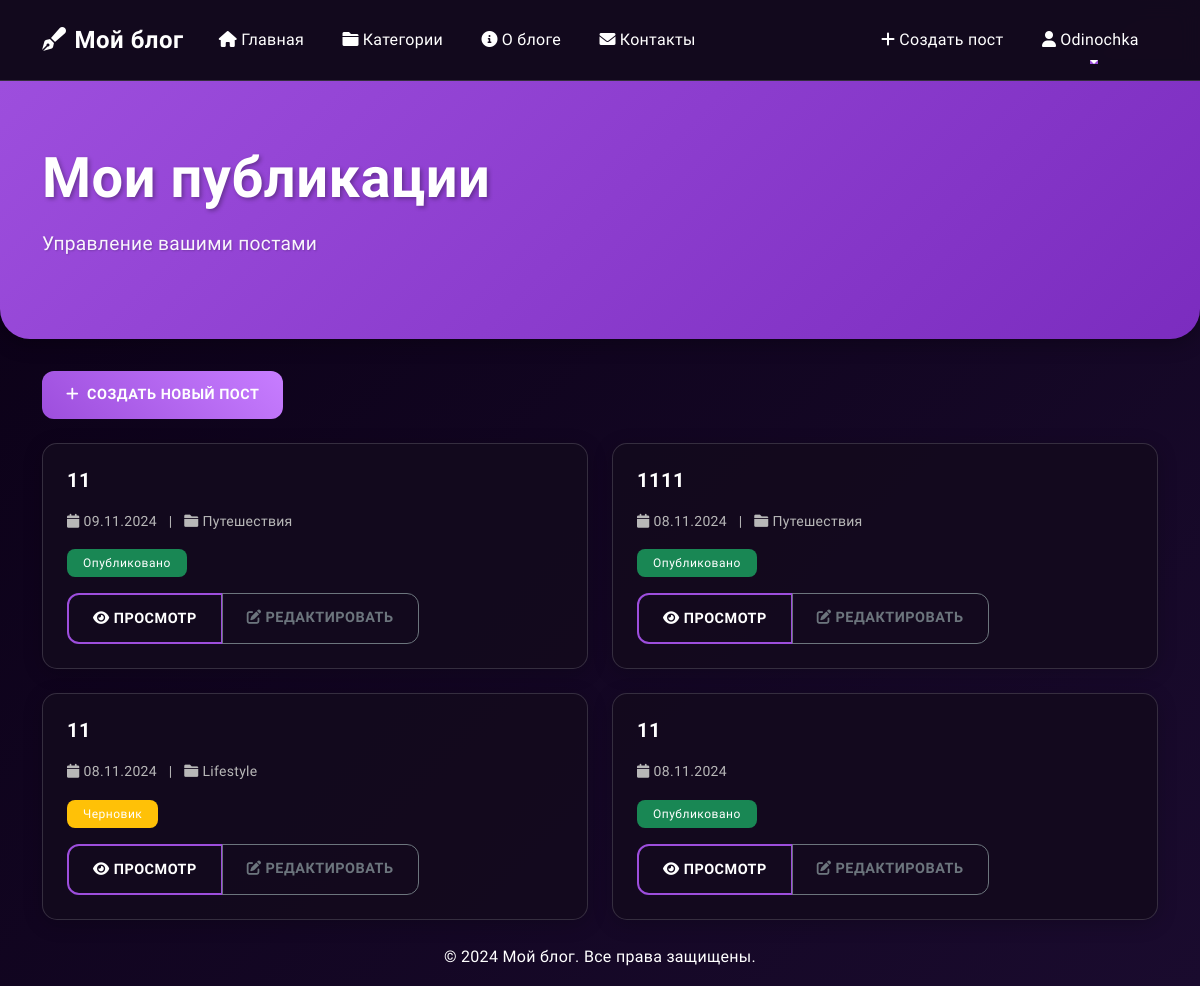
Before: /my-posts/ (signed in) with the older database file.
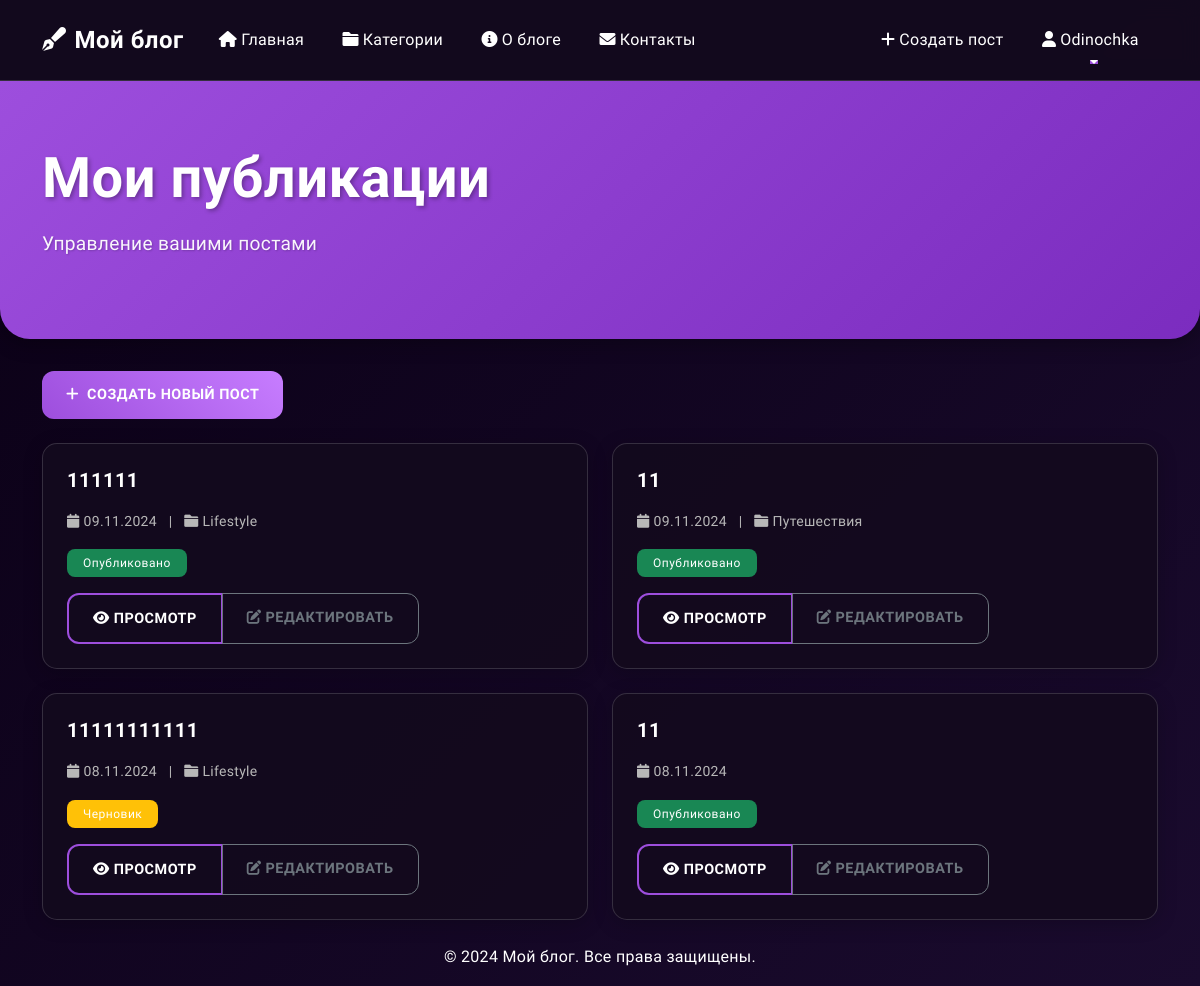
After: the same page with the newer database file.
### blog/models.py (models this page shows, shortened)
class Post(models.Model):
    title = models.CharField(max_length=200, verbose_name="Заголовок")
    content = RichTextField(verbose_name="Содержание")
    author = models.ForeignKey(User, on_delete=models.CASCADE, related_name='posts')
    category = models.ForeignKey(Category, on_delete=models.SET_NULL, null=True, related_name='posts')
    created_at = models.DateTimeField(auto_now_add=True)
    updated_at = models.DateTimeField(auto_now=True)
    is_published = models.BooleanField(default=False)
    thumbnail = models.ImageField(upload_to='post_thumbnails/', null=True, blank=True, verbose_name="Обложка поста")
    attachments = models.ManyToManyField('PostAttachment', blank=True, related_name='posts')
    views_count = models.PositiveIntegerField(default=0)
    is_locked = models.BooleanField(default=False, verbose_name="Заблокирован")
    class Meta:
        ordering = ['-created_at']
        verbose_name = "Пост"
        verbose_name_plural = "Посты"

class Category(models.Model):
    name = models.CharField(max_length=100, verbose_name="Название")
    slug = models.SlugField(unique=True, blank=True)
    description = models.TextField(verbose_name="Описание")
    icon = models.CharField(max_length=50, default="fa-folder")
    class Meta:
        verbose_name = "Категория"
        verbose_name_plural = "Категории"

### blog/views.py (the view)
# urls.py: path('my-posts/', views.my_posts, name='my_posts'),
@login_required
def my_posts(request):
    posts = Post.objects.filter(author=request.user)
    return render(request, 'blog/my_posts.html', {'posts': posts})

### blog/templates/blog/my_posts.html (shortened to what this page needs)
{% extends 'base.html' %}
{% block content %}
<div class="hero-section">
    <div class="container">
        <h1 class="display-4">Мои публикации</h1>
        <p class="lead">Управление вашими постами</p>
    </div>
</div>
<div class="container">
    <div class="mb-4">
        <a href="{% url 'blog:create_post' %}" class="btn btn-primary">
            <i class="fas fa-plus me-2"></i>Создать новый пост
        </a>
    </div>
    <div class="row">
        {% for post in posts %}
        <div class="col-md-6 mb-4">
            <div class="card h-100">
                <div class="card-body">
                    <h5 class="card-title">{{ post.title }}</h5>
                    <p class="card-text text-muted">
                        <small>
                            <i class="fas fa-calendar me-1"></i>{{ post.created_at|date:"d.m.Y" }}
                            {% if post.category %}
                            <span class="mx-2">|</span>
                            <i class="fas fa-folder me-1"></i>{{ post.category.name }}
                            {% endif %}
                        </small>
                    </p>
                    <p class="card-text">
                        <span class="badge {% if post.is_published %}bg-success{% else %}bg-warning{% endif %}">
                            {% if post.is_published %}Опубликовано{% else %}Черновик{% endif %}
                        </span>
                    </p>
                    <div class="btn-group">
                        <a href="{% url 'blog:post_detail' pk=post.pk %}" class="btn btn-outline-primary">
                            <i class="fas fa-eye me-1"></i>Просмотр
                        </a>
                        <a href="{% url 'blog:edit_post' pk=post.pk %}" class="btn btn-outline-secondary">
                            <i class="fas fa-edit me-1"></i>Редактировать
                        </a>
                    </div>
                </div>
            </div>
        </div>
        {% endfor %}
    </div>
</div>
{% endblock %}

Changed rows visible on the page:
removed Post: title "1111", created_at "08.11.2024", category.name "Путешествия", is_published "Опубликовано"
added Post: title "111111", created_at "09.11.2024", category.name "Lifestyle", is_published "Опубликовано"
changed Post (number 3 of 4 on the later page): title "11" → "11111111111"
